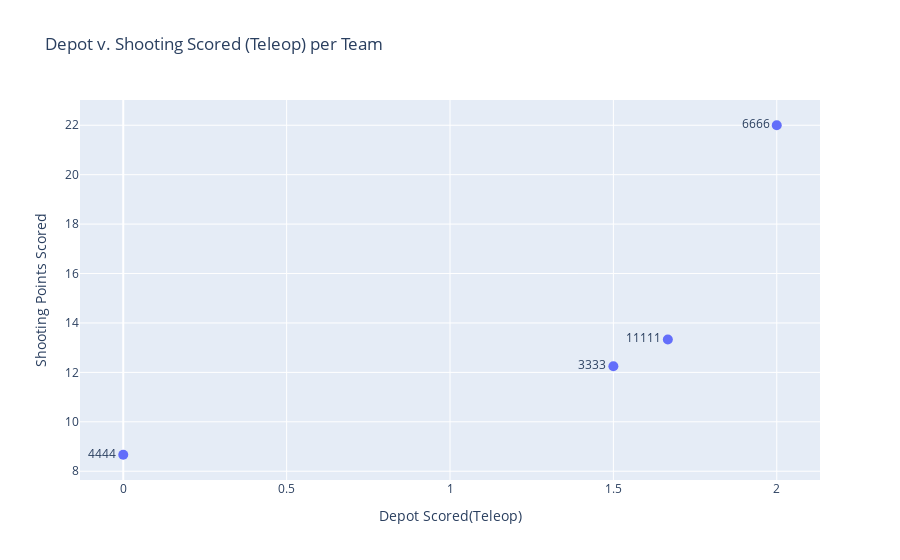

The cell this chart's notebook holds for it:
### Code cell
fig = px.scatter(avg, x= "Depot Scored(Teleop)", y= "Shooting Points Scored", text=avg.index, title= "Depot v. Shooting Scored (Teleop) per Team")
fig.update_traces(marker=dict(
    symbol='circle', size=10),
textposition="middle left")
fig.show()

### Figure 1 — Plotly figure (JSON) as saved in the notebook; plotly's stock layout.template omitted (floating-point values rounded to 4 significant figures)
{"data": [{"hovertemplate": "Depot Scored(Teleop)=%{x}<br>Shooting Points Scored=%{y}<br>Team Number=%{text}<extra></extra>", "legendgroup": "", "marker": {"color": "#636efa", "size": 10, "symbol": "circle"}, "mode": "markers+text", "name": "", "orientation": "v", "showlegend": false, "text": [3333.0, 4444.0, 6666.0, 11110.0], "textposition": "middle left", "type": "scatter", "x": [1.5, 0.0, 2.0, 1.667], "xaxis": "x", "y": [12.25, 8.667, 22.0, 13.33], "yaxis": "y"}], "layout": {"legend": {"tracegroupgap": 0}, "title": {"text": "Depot v. Shooting Scored (Teleop) per Team"}, "xaxis": {"anchor": "y", "domain": [0, 1], "title": {"text": "Depot Scored(Teleop)"}}, "yaxis": {"anchor": "x", "domain": [0, 1], "title": {"text": "Shooting Points Scored"}}}}
